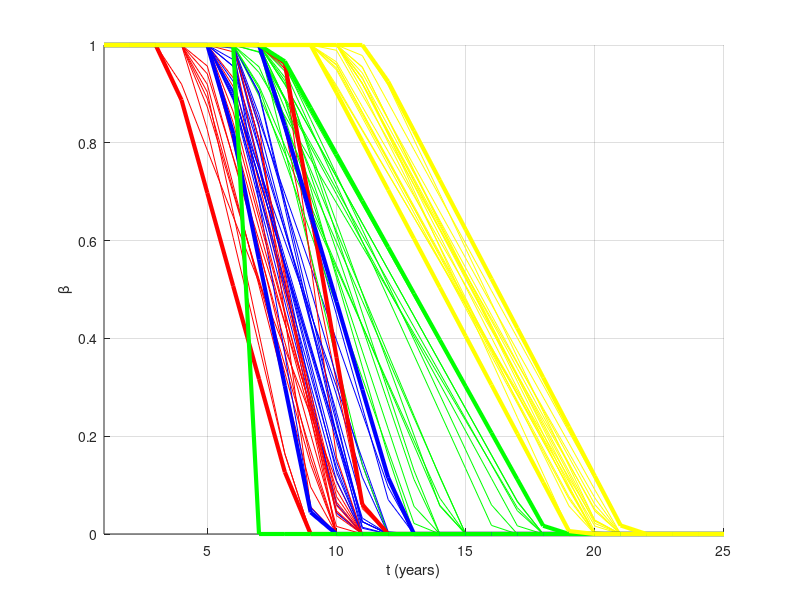

Reproduce this figure in MATLAB. (Note: this script raises an error after producing the figure.)
function StochasticOptimization_stoch
clc, clear, close all

%% DATA
% Time horizon (years)
Thoriz=25;


% for each bridge b:  beta0 mu_d(years) sigma_d(years) mu_L(years) sigma_L(years) C(Meuros)
data=[
    1 5  2/1.96 10 1/1.96 0.6
    1 6  1/1.96 11 2/1.96 0.8
    1 7  1/1.96 15 5/1.96 1    
    1 10 1/1.96 20 1/1.96 0.7   ];  % 95% within the range [mu-a,mu+a] --> sigma=a/1.96

[beta0_b, mud_b, sigd_b, muL_b, sigL_b, C_b]=deal(data(:,1), data(:,2), data(:,3), data(:,4), data(:,5), data(:,6));

% Annual resources (M euro)
R=1.4;

% Sample size of the probabilistic analysis
nMCS=20;

%--- Initial reliability estimation
nb=length(beta0_b); %number of bridges

% nMCS cases of d and L
[d_bi,L_bi]=deal(zeros(nb,nMCS));
for b=1:nb
    d_bi(b,:)=normrnd(mud_b(b),sigd_b(b),[1,nMCS]);
    L_bi(b,:)=normrnd(muL_b(b),sigL_b(b),[1,nMCS]);
end

beta_bti0=zeros(nb,Thoriz,nMCS);
for i=1:nMCS
    beta_bti0(:,:,i)=reliability(beta0_b,d_bi(:,i),L_bi(:,i),Thoriz);  %reliability with time
end

%--- figure ----
figure, hold on
col=['r','b','g','y'];
for i=1:nMCS
    for b=1:nb
        plot(1:Thoriz,beta_bti0(b,:,i),['-',col(b)],'LineWidth',0.5)
    end
end
for b=1:nb
    minbeta_t0=reliability(beta0_b(b),min(d_bi(b,:),[],2),min(L_bi(b,:),[],2),Thoriz);   %min reliability
    maxbeta_t0=reliability(beta0_b(b),max(d_bi(b,:),[],2),max(L_bi(b,:),[],2),Thoriz);   %max reliability
    plot(1:Thoriz,minbeta_t0,['-',col(b)],'LineWidth',3)
    plot(1:Thoriz,maxbeta_t0,['-',col(b)],'LineWidth',3)
end
grid on, xlim([1,Thoriz]), ylim([0,1]), xlabel('t (years)'), ylabel('\beta')
%--- ------ ----

%% Stochastic Optimization
%--- Variables ->  e.g., freq=[10 2 0 0 ; 5, 5 0 0; 0 0 0 0];  
maxInter_b=ceil(Thoriz./min(L_bi,[],2))+1; %max number of interventions expected per bridge given by the lowest service life

nt=max(maxInter_b); %to dimension the matrix, max interventions experienced by the worst case. 
nvars=nb*nt; %number of design variables   y_b=[10 2 0 0 , 5, 5 0 0, 0 0 0 0]'
IntCon=1:nvars;  %the position of the integer variables

%--- Range of definition: [0,max number of years with no interventions==L_b]
% lower bound
lb=zeros(nvars,1);
% upper bound
ub=lb;
pos=1;
for b=1:nb
    % This guarantees interventions freq. within the service life (if conducted)
    ub(pos:pos+maxInter_b(b)-1)=max(L_bi(b,:),[],2)-1; % the largest service life is of relevance here
    % this forces zeros after the max number of interventions expected
    if maxInter_b(b)<nb
        ub(pos+maxInter_b(b):pos+nb-1)=0;
    end
    pos=pos+nt;
end
ub=ceil(ub);

%--- Linear constraints
Aineq=[];bineq=[]; % Inequality constraints
Aeq=[]; beq=[];% Equality constraints

%--- Nonlinear constraints
    function [c,ceq] = nonlcon(y_b)
        %From frequency to a schedule matrix [0/1]
        X_bt = Frequency2Schedule(y_b, nb, nt, Thoriz);

        % Constraint 1 >>> the last intervention is within Thoriz --> LastInterv<Thoriz --> LastInterv-Thoriz<=1   for all b
        lastInterv_b = max(cumulateFreq(reshape(y_b, nt, nb)'),[],2); %the last intervention
        c1 = lastInterv_b-Thoriz-1;

        % Constraint 2 >>> C_b*X_bt <= R   for all t
        c2 = (sum(repmat(C_b,1,Thoriz).*X_bt)-R)';

        % Constraint 3 >>> Prob(beta_bt>0)>=0.95  --> sum(sum(beta_bt))<=0 for all b
        ProbRel_b=ProbFulfilment(beta_bti0,X_bt,Thoriz);
        c3 = 0.95-ProbRel_b;

        c=[c1;c2;c3];
        ceq =[]; %equalities are not allowed
    end

%--- Objective function: minimize cost trying to go for the largest time between interventions (== max y_b)
    function MinCost = fun(y_b)
        ninterv_b=CountNinterv(y_b, nt, nb);
        MinCost = C_b'*ninterv_b;
    end


%% Solution -----------------------------------------------------------
options=optimoptions('ga','StallGenLimit',1000); %('Display','none'); %'TolCon', 1e-9, 'TolFun', 1e-9,
[Yopt,MinCost,exitflag]=ga(@fun,nvars,Aineq,bineq,Aeq,beq,lb,ub,@nonlcon,IntCon, options);
OptInterv=cumulateFreq(reshape(Yopt, nt, nb)')
X_bt=Frequency2Schedule(Yopt, nb, nt, Thoriz)

%--- Result check
fprintf('Min Cost = %-6.2f\n',MinCost)
ninterv=sum(CountNinterv(Yopt, nt, nb));
fprintf('Number of interventions = %-4.0f\n',ninterv)
[c,~] = nonlcon(Yopt);
BudgetIssues=length(find(c(nb+1:nb+Thoriz)>0));
fprintf('Number of time intervals with exceeding budget = %-4.0f\n',BudgetIssues)
for b=1:nb
    probfulfilment=0.95-c(end-nb+b);
    fprintf('Prob(reliability>0) for bridge %1.0f = %-4.4f\n',b, probfulfilment)
end

%--- figure ----
figure, hold on
h=zeros(1,nb);leg=cell(1,4);
for b=1:nb, leg{b}=sprintf('Bridge %1.0f',b); end

for i=1:nMCS
    beta_bt=MaintenanceApplication(beta_bti0(:,:,i),X_bt,Thoriz); %optimal maintenance
    for b=1:nb
        h(b)=plot(1:Thoriz,beta_bt(b,:),['-',col(b)],'LineWidth',1);
    end
end
grid on, xlim([1,Thoriz]), ylim([0,1]), xlabel('t (years)'), ylabel('\beta')
legend(h, leg, 'Location', 'best')
%--- ------ ----

end


%%%%%%%%%%%%%%%%%%%%%%%%%%
function beta_bt=reliability(beta0_b,d_b,L_b,Thoriz)
%--- Reliability estimation
% beta_bt reliability curve over time for bridge b
% beta0_b: Initial reliability of bridge b at t=0
% d_b,L_b: when the degradation starts and reaches beta=0 for each bridge
% Thoriz: maximum time studied

nb=length(beta0_b); %number of bridges
beta_bt=zeros(nb,Thoriz);
%introducting degradation: beta(t)=beta0/(L-d)*(L-t)

for b=1:nb
    %horizontal branch
    timesteps=floor(d_b(b));
    beta_bt(b,1:timesteps)=beta0_b(b)*ones(1,timesteps);

    %degradation till L_b
    servicelife=floor(L_b(b));
    t=timesteps+1:servicelife;
    beta_bt(b,timesteps+1:servicelife)=beta0_b(b)./(L_b(b)-d_b(b)).*(L_b(b)-t);
end
end

function updatedbeta_bt=MaintenanceApplication(beta_bt,X_bt,Thoriz)
%--- given a maintenance strategy given by X_bt, where 1 means that bridge
% b undergoes maintenance at time t, this function gives the updated
% reliability profile

updatedbeta_bt=beta_bt;%it reads the previous beta and to correct it after t1
InterventionTimes=find(sum(X_bt)>0); %indicates the time steps with interventions

for t=InterventionTimes
    intervbrid=find(X_bt(:,t)==1);%for the bridges intervened at a given t

    %introducting degradation: beta(t)=beta0/(L-d)*(L-t)
    timecells=Thoriz-t;
    updatedbeta_bt(intervbrid,t+1:Thoriz)=beta_bt(intervbrid,1:timecells); %it takes the shape of the original curve
end
end

function X_bt = Frequency2Schedule(y_b, nb, nt, Thoriz)
% Transforms a vector indicating the frequency to a schedule matrix [0/1]
freq_b=reshape(y_b, nt, nb)'; %from vector to matrix
cumFreq_b = cumulateFreq(freq_b); %creates the cumulative frequency->gives the years of interventions
X_bt = zeros(nb, Thoriz);

for b = 1:nb
    % Extract nonzero entries, which are assumed to be column indices
    idx = cumFreq_b(b, cumFreq_b(b, :) ~= 0);

    %substract the idx>T
    idx = idx(idx<=Thoriz); 

    % If nonzero indices exist, set corresponding positions in X_bt to one
    if ~isempty(idx)
        X_bt(b, idx) = 1;
    end
end
end

function cumFreq_b = cumulateFreq(freq_b)
%creates the cumulative frequency
[nb, nt] = size(freq_b);
cumFreq_b = zeros(nb, nt);

for b=1:nb
    f_b=freq_b(b,freq_b(b,:)~=0); %frequencies
    cumFreq_b(b,1:length(f_b))=cumsum(f_b); %years when the intervention is done
end
end

function ninterv_b=CountNinterv(y_b, nt, nb)
%from vector y_b, it computes the number of interventions per bridge
y_b01=y_b~=0;
freq_b=reshape(y_b01, nt, nb)';  %it creates the matrix
ninterv_b=sum(freq_b,2);% it evaluates the number of interventions
end

function ProbRel_b=ProbFulfilment(beta_bti0,X_bt,Thoriz)
[nb,~,nMCS]=size(beta_bti0);

%--- MCS
Achivement_bi=zeros(nb,nMCS);
for i=1:nMCS
    beta_bt=MaintenanceApplication(beta_bti0(:,:,i),X_bt,Thoriz);
    failures_b=sum(beta_bt==0,2);
    Achivement_bi(:,i)=(failures_b==0);
end
ProbRel_b=sum(Achivement_bi,2)/nMCS;
end
